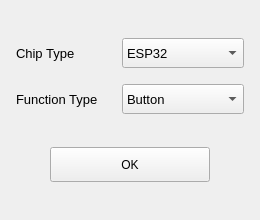
<?xml version="1.0" encoding="UTF-8"?>
<ui version="4.0">
 <class>Form</class>
 <widget class="QWidget" name="Form">
  <property name="geometry">
   <rect>
    <x>0</x>
    <y>0</y>
    <width>260</width>
    <height>220</height>
   </rect>
  </property>
  <property name="sizePolicy">
   <sizepolicy hsizetype="Expanding" vsizetype="Expanding">
    <horstretch>0</horstretch>
    <verstretch>0</verstretch>
   </sizepolicy>
  </property>
  <property name="windowTitle">
   <string>Startup Selection</string>
  </property>
  <property name="layoutDirection">
   <enum>Qt::LayoutDirection::LeftToRight</enum>
  </property>
  <layout class="QVBoxLayout" name="verticalLayout">
   <item>
    <spacer name="verticalSpacer_3">
     <property name="orientation">
      <enum>Qt::Orientation::Vertical</enum>
     </property>
     <property name="sizeType">
      <enum>QSizePolicy::Policy::Fixed</enum>
     </property>
     <property name="sizeHint" stdset="0">
      <size>
       <width>20</width>
       <height>10</height>
      </size>
     </property>
    </spacer>
   </item>
   <item>
    <layout class="QGridLayout" name="gridLayout">
     <item row="0" column="0">
      <spacer name="horizontalSpacer">
       <property name="orientation">
        <enum>Qt::Orientation::Horizontal</enum>
       </property>
       <property name="sizeType">
        <enum>QSizePolicy::Policy::Fixed</enum>
       </property>
       <property name="sizeHint" stdset="0">
        <size>
         <width>5</width>
         <height>20</height>
        </size>
       </property>
      </spacer>
     </item>
     <item row="0" column="2">
      <widget class="QComboBox" name="ChipComboBox">
       <property name="sizePolicy">
        <sizepolicy hsizetype="Preferred" vsizetype="Fixed">
         <horstretch>0</horstretch>
         <verstretch>0</verstretch>
        </sizepolicy>
       </property>
       <property name="minimumSize">
        <size>
         <width>0</width>
         <height>30</height>
        </size>
       </property>
       <property name="font">
        <font>
         <pointsize>10</pointsize>
        </font>
       </property>
       <item>
        <property name="text">
         <string>ESP32</string>
        </property>
       </item>
       <item>
        <property name="text">
         <string>ESP32-S2</string>
        </property>
       </item>
       <item>
        <property name="text">
         <string>ESP32-S3</string>
        </property>
       </item>
       <item>
        <property name="text">
         <string>ESP32-P4</string>
        </property>
       </item>
      </widget>
     </item>
     <item row="0" column="1">
      <widget class="QLabel" name="ChipLabel">
       <property name="sizePolicy">
        <sizepolicy hsizetype="Fixed" vsizetype="Fixed">
         <horstretch>0</horstretch>
         <verstretch>0</verstretch>
        </sizepolicy>
       </property>
       <property name="maximumSize">
        <size>
         <width>100</width>
         <height>30</height>
        </size>
       </property>
       <property name="font">
        <font>
         <pointsize>10</pointsize>
        </font>
       </property>
       <property name="text">
        <string>Chip Type</string>
       </property>
      </widget>
     </item>
     <item row="2" column="1">
      <widget class="QLabel" name="FunctionLabel">
       <property name="sizePolicy">
        <sizepolicy hsizetype="Fixed" vsizetype="Fixed">
         <horstretch>0</horstretch>
         <verstretch>0</verstretch>
        </sizepolicy>
       </property>
       <property name="maximumSize">
        <size>
         <width>100</width>
         <height>30</height>
        </size>
       </property>
       <property name="font">
        <font>
         <pointsize>10</pointsize>
        </font>
       </property>
       <property name="text">
        <string>Function Type</string>
       </property>
      </widget>
     </item>
     <item row="2" column="2">
      <widget class="QComboBox" name="FunctionComboBox">
       <property name="sizePolicy">
        <sizepolicy hsizetype="Preferred" vsizetype="Fixed">
         <horstretch>0</horstretch>
         <verstretch>0</verstretch>
        </sizepolicy>
       </property>
       <property name="minimumSize">
        <size>
         <width>0</width>
         <height>30</height>
        </size>
       </property>
       <property name="font">
        <font>
         <pointsize>10</pointsize>
        </font>
       </property>
       <item>
        <property name="text">
         <string>Button</string>
        </property>
       </item>
       <item>
        <property name="text">
         <string>Proximity</string>
        </property>
       </item>
       <item>
        <property name="text">
         <string>Slider</string>
        </property>
       </item>
      </widget>
     </item>
     <item row="3" column="2">
      <spacer name="verticalSpacer">
       <property name="orientation">
        <enum>Qt::Orientation::Vertical</enum>
       </property>
       <property name="sizeType">
        <enum>QSizePolicy::Policy::Fixed</enum>
       </property>
       <property name="sizeHint" stdset="0">
        <size>
         <width>20</width>
         <height>10</height>
        </size>
       </property>
      </spacer>
     </item>
     <item row="1" column="1">
      <spacer name="verticalSpacer_2">
       <property name="orientation">
        <enum>Qt::Orientation::Vertical</enum>
       </property>
       <property name="sizeType">
        <enum>QSizePolicy::Policy::Fixed</enum>
       </property>
       <property name="sizeHint" stdset="0">
        <size>
         <width>20</width>
         <height>10</height>
        </size>
       </property>
      </spacer>
     </item>
     <item row="0" column="3">
      <spacer name="horizontalSpacer_2">
       <property name="orientation">
        <enum>Qt::Orientation::Horizontal</enum>
       </property>
       <property name="sizeType">
        <enum>QSizePolicy::Policy::Fixed</enum>
       </property>
       <property name="sizeHint" stdset="0">
        <size>
         <width>5</width>
         <height>20</height>
        </size>
       </property>
      </spacer>
     </item>
    </layout>
   </item>
   <item>
    <layout class="QHBoxLayout" name="horizontalLayout">
     <item>
      <spacer name="horizontalSpacer_3">
       <property name="orientation">
        <enum>Qt::Orientation::Horizontal</enum>
       </property>
       <property name="sizeType">
        <enum>QSizePolicy::Policy::Fixed</enum>
       </property>
       <property name="sizeHint" stdset="0">
        <size>
         <width>15</width>
         <height>20</height>
        </size>
       </property>
      </spacer>
     </item>
     <item>
      <widget class="QPushButton" name="OkPushButton">
       <property name="sizePolicy">
        <sizepolicy hsizetype="Preferred" vsizetype="Fixed">
         <horstretch>0</horstretch>
         <verstretch>0</verstretch>
        </sizepolicy>
       </property>
       <property name="maximumSize">
        <size>
         <width>160</width>
         <height>35</height>
        </size>
       </property>
       <property name="text">
        <string>OK</string>
       </property>
      </widget>
     </item>
     <item>
      <spacer name="horizontalSpacer_4">
       <property name="orientation">
        <enum>Qt::Orientation::Horizontal</enum>
       </property>
       <property name="sizeType">
        <enum>QSizePolicy::Policy::Fixed</enum>
       </property>
       <property name="sizeHint" stdset="0">
        <size>
         <width>15</width>
         <height>20</height>
        </size>
       </property>
      </spacer>
     </item>
    </layout>
   </item>
   <item>
    <spacer name="verticalSpacer_4">
     <property name="orientation">
      <enum>Qt::Orientation::Vertical</enum>
     </property>
     <property name="sizeType">
      <enum>QSizePolicy::Policy::Fixed</enum>
     </property>
     <property name="sizeHint" stdset="0">
      <size>
       <width>20</width>
       <height>10</height>
      </size>
     </property>
    </spacer>
   </item>
  </layout>
 </widget>
 <resources/>
 <connections/>
</ui>
